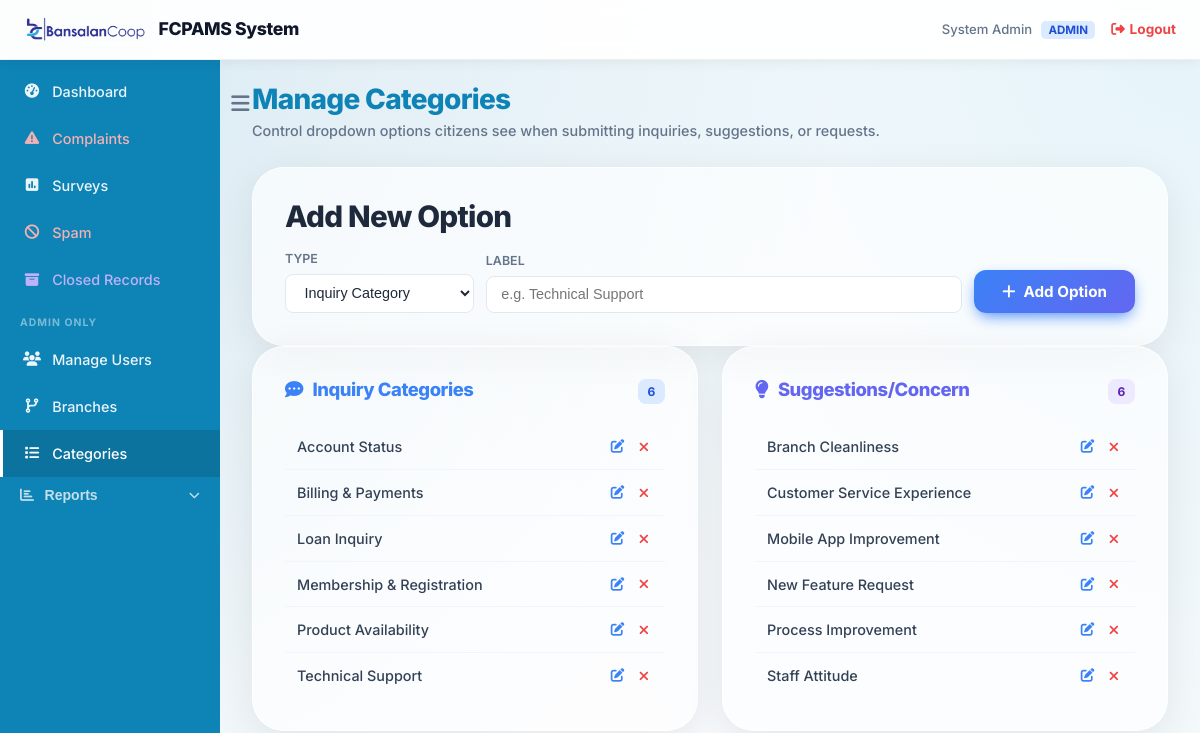
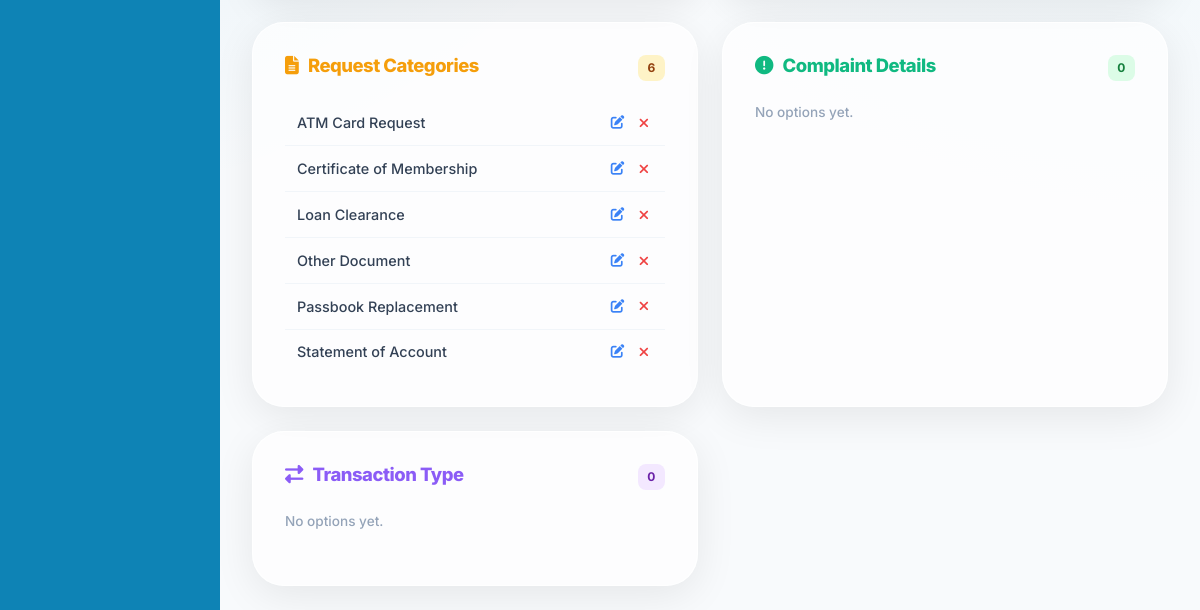
/admin/dropdowns.php (signed in), run on an earlier commit of the app's database (2 pictures, top to bottom).
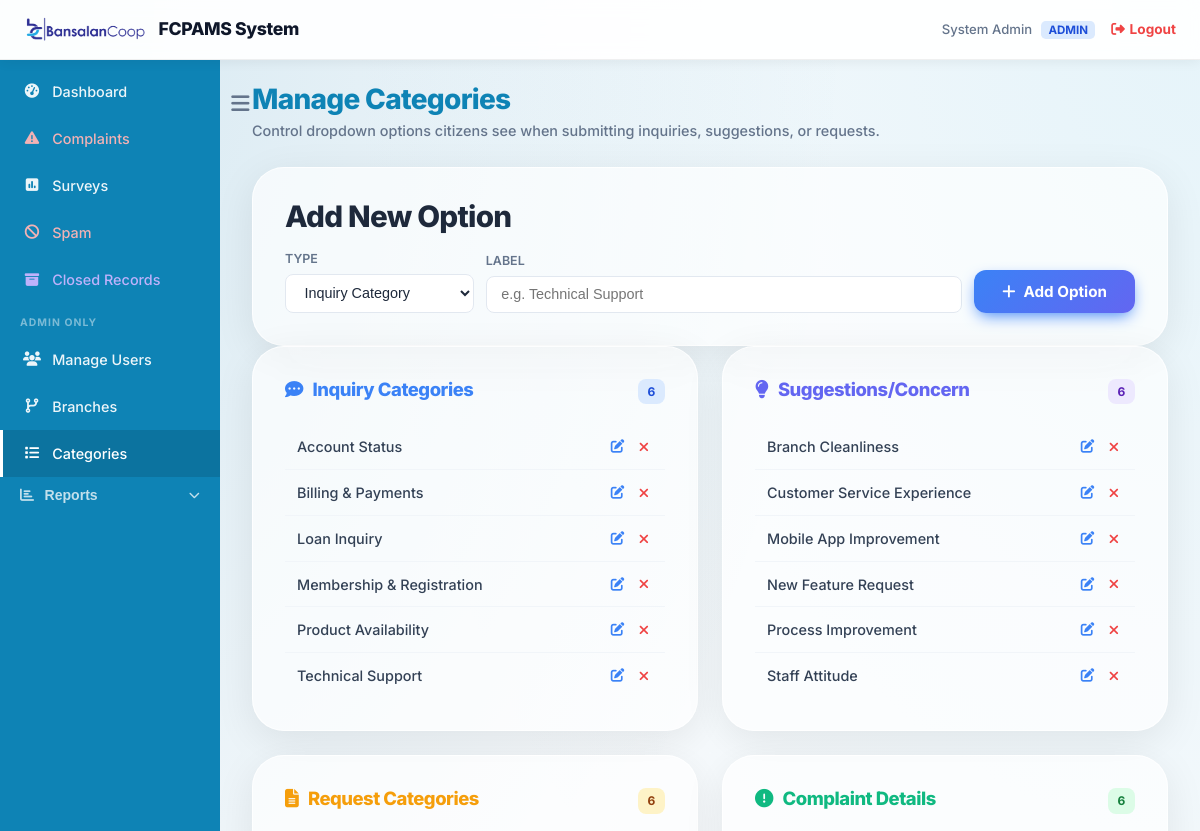
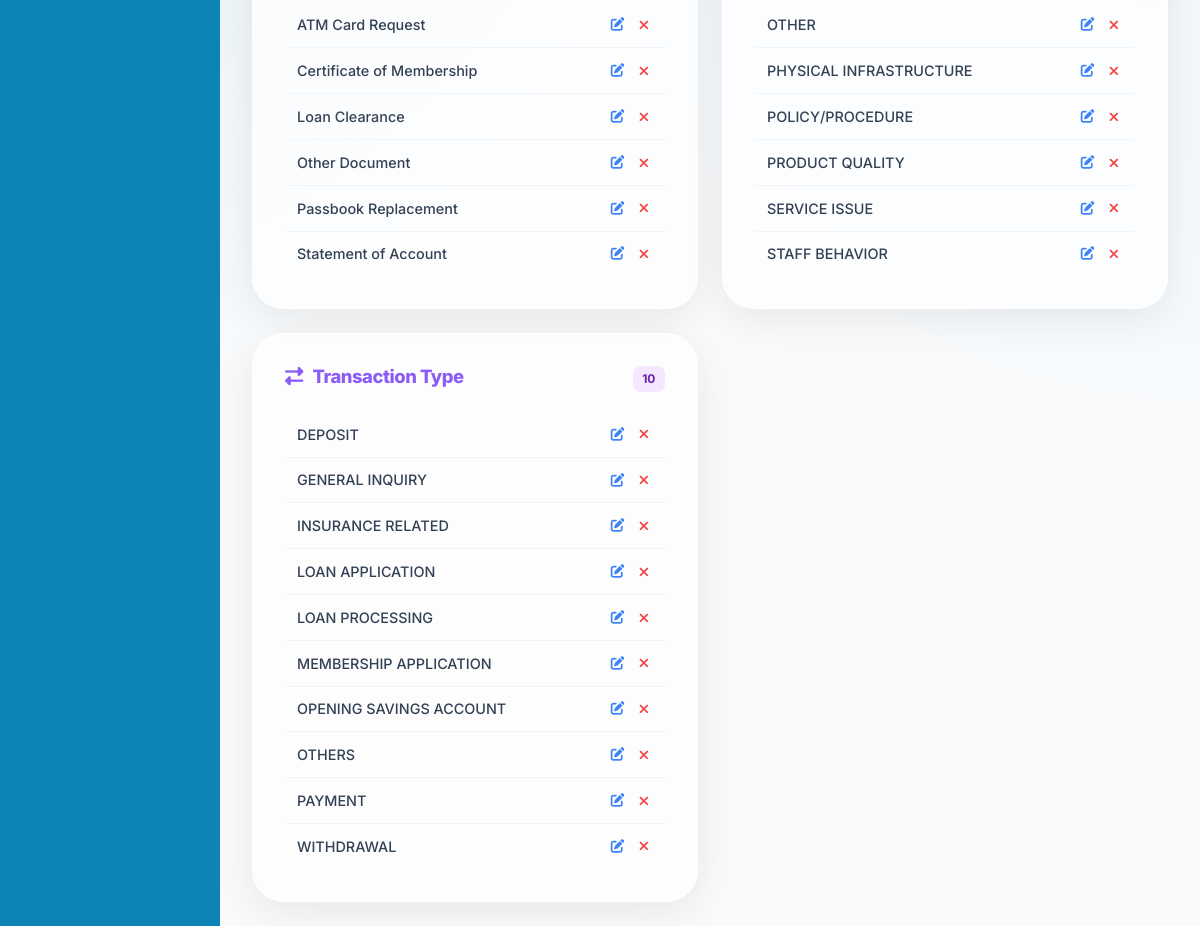
And on a later commit of the database (2 pictures, top to bottom).
### tables this page shows
CREATE TABLE IF NOT EXISTS dropdown_options (
    id INT AUTO_INCREMENT PRIMARY KEY,
    type ENUM('INQUIRY', 'SUGGESTION', 'REQUEST', 'COMPLAINT_DETAIL', 'TRANSACTION_TYPE') NOT NULL,
    label VARCHAR(255) NOT NULL,
    created_at TIMESTAMP DEFAULT CURRENT_TIMESTAMP
);

### admin/dropdowns.php (the view, shortened to what the rows shown need)
<?php
require_once '../config/db.php';
$all_opts = $conn->query("SELECT * FROM dropdown_options ORDER BY type, label");
$inquiry_opts = $suggestion_opts = $request_opts = $complaint_opts = $transaction_opts = [];
while ($o = $all_opts->fetch_assoc()) {
    if ($o['type'] === 'INQUIRY')    $inquiry_opts[]    = $o;
    elseif ($o['type'] === 'SUGGESTION') $suggestion_opts[] = $o;
    elseif ($o['type'] === 'REQUEST')    $request_opts[]    = $o;
    elseif ($o['type'] === 'COMPLAINT_DETAIL') $complaint_opts[] = $o;
    elseif ($o['type'] === 'TRANSACTION_TYPE') $transaction_opts[] = $o;
}
include '../includes/admin_header.php';
include '../includes/admin_sidebar.php';
?>
<div class="fade-in">
    <div style="margin-bottom:1.5rem;">
        <h1 style="font-size:1.75rem;color:#0e83b5;margin-bottom:0.25rem;">Manage Categories</h1>
    </div>
    <div style="display:grid;grid-template-columns:repeat(auto-fit,minmax(320px,1fr));gap:1.5rem;">
        <div class="glass-card" style="margin-bottom:0;display:flex;flex-direction:column;">
            <?php if (empty($inquiry_opts)): ?>
                <p style="color:#94a3b8;font-size:0.85rem;">No options yet.</p>
            <?php else: ?>
            <ul class="opt-list">
                <?php foreach ($inquiry_opts as $o): ?>
                <li>
                    <span class="opt-label"><?php echo htmlspecialchars($o['label']); ?></span>
                    <div style="display:flex;gap:0.4rem;align-items:center;">
                        <button onclick="editOption(<?php echo $o['id']; ?>, '<?php echo addslashes($o['label']); ?>')" style="background:transparent;color:#3b82f6;border:none;cursor:pointer;font-size:0.85rem;padding:0.25rem;transition:transform 0.2s;" onmouseover="this.style.transform='scale(1.2)'" onmouseout="this.style.transform='scale(1)'" title="Edit">
                            <i class="fas fa-edit"></i>
                        </button>
                        <form method="POST" style="display:inline;" onsubmit="return confirm('Delete this option?');">
                            <button type="submit" style="background:transparent;color:#ef4444;border:none;cursor:pointer;font-size:0.85rem;padding:0.25rem;transition:transform 0.2s;" onmouseover="this.style.transform='scale(1.2)'" onmouseout="this.style.transform='scale(1)'" title="Delete">
                                <i class="fas fa-times"></i>
                            </button>
                        </form>
                    </div>
                </li>
                <?php endforeach; ?>
            </ul>
            <?php endif; ?>
        </div>
        <div class="glass-card" style="margin-bottom:0;display:flex;flex-direction:column;">
            <?php if (empty($suggestion_opts)): ?>
                <p style="color:#94a3b8;font-size:0.85rem;">No options yet.</p>
            <?php else: ?>
            <ul class="opt-list">
                <?php foreach ($suggestion_opts as $o): ?>
                <li>
                    <span class="opt-label"><?php echo htmlspecialchars($o['label']); ?></span>
                    <div style="display:flex;gap:0.4rem;align-items:center;">
                        <button onclick="editOption(<?php echo $o['id']; ?>, '<?php echo addslashes($o['label']); ?>')" style="background:transparent;color:#3b82f6;border:none;cursor:pointer;font-size:0.85rem;padding:0.25rem;transition:transform 0.2s;" onmouseover="this.style.transform='scale(1.2)'" onmouseout="this.style.transform='scale(1)'" title="Edit">
                            <i class="fas fa-edit"></i>
                        </button>
                        <form method="POST" style="display:inline;" onsubmit="return confirm('Delete this option?');">
                            <button type="submit" style="background:transparent;color:#ef4444;border:none;cursor:pointer;font-size:0.85rem;padding:0.25rem;transition:transform 0.2s;" onmouseover="this.style.transform='scale(1.2)'" onmouseout="this.style.transform='scale(1)'" title="Delete">
                                <i class="fas fa-times"></i>
                            </button>
                        </form>
                    </div>
                </li>
                <?php endforeach; ?>
            </ul>
            <?php endif; ?>
        </div>
        <div class="glass-card" style="margin-bottom:0;display:flex;flex-direction:column;">
            <?php if (empty($request_opts)): ?>
                <p style="color:#94a3b8;font-size:0.85rem;">No options yet.</p>
            <?php else: ?>
            <ul class="opt-list">
                <?php foreach ($request_opts as $o): ?>
                <li>
                    <span class="opt-label"><?php echo htmlspecialchars($o['label']); ?></span>
                    <div style="display:flex;gap:0.4rem;align-items:center;">
                        <button onclick="editOption(<?php echo $o['id']; ?>, '<?php echo addslashes($o['label']); ?>')" style="background:transparent;color:#3b82f6;border:none;cursor:pointer;font-size:0.85rem;padding:0.25rem;transition:transform 0.2s;" onmouseover="this.style.transform='scale(1.2)'" onmouseout="this.style.transform='scale(1)'" title="Edit">
                            <i class="fas fa-edit"></i>
                        </button>
                        <form method="POST" style="display:inline;" onsubmit="return confirm('Delete this option?');">
                            <button type="submit" style="background:transparent;color:#ef4444;border:none;cursor:pointer;font-size:0.85rem;padding:0.25rem;transition:transform 0.2s;" onmouseover="this.style.transform='scale(1.2)'" onmouseout="this.style.transform='scale(1)'" title="Delete">
                                <i class="fas fa-times"></i>
                            </button>
                        </form>
                    </div>
                </li>
                <?php endforeach; ?>
            </ul>
            <?php endif; ?>
        </div>
        <div class="glass-card" style="margin-bottom:0;display:flex;flex-direction:column;">
            <?php if (empty($complaint_opts)): ?>
                <p style="color:#94a3b8;font-size:0.85rem;">No options yet.</p>
            <?php else: ?>
            <ul class="opt-list">
                <?php foreach ($complaint_opts as $o): ?>
                <li>
                    <span class="opt-label"><?php echo htmlspecialchars($o['label']); ?></span>
                    <div style="display:flex;gap:0.4rem;align-items:center;">
                        <button onclick="editOption(<?php echo $o['id']; ?>, '<?php echo addslashes($o['label']); ?>')" style="background:transparent;color:#3b82f6;border:none;cursor:pointer;font-size:0.85rem;padding:0.25rem;transition:transform 0.2s;" onmouseover="this.style.transform='scale(1.2)'" onmouseout="this.style.transform='scale(1)'" title="Edit">
                            <i class="fas fa-edit"></i>
                        </button>
                        <form method="POST" style="display:inline;" onsubmit="return confirm('Delete this option?');">
                            <button type="submit" style="background:transparent;color:#ef4444;border:none;cursor:pointer;font-size:0.85rem;padding:0.25rem;transition:transform 0.2s;" onmouseover="this.style.transform='scale(1.2)'" onmouseout="this.style.transform='scale(1)'" title="Delete">
                                <i class="fas fa-times"></i>
                            </button>
                        </form>
                    </div>
                </li>
                <?php endforeach; ?>
            </ul>
            <?php endif; ?>
        </div>
        <div class="glass-card" style="margin-bottom:0;display:flex;flex-direction:column;">
            <?php if (empty($transaction_opts)): ?>
                <p style="color:#94a3b8;font-size:0.85rem;">No options yet.</p>
            <?php else: ?>
            <ul class="opt-list">
                <?php foreach ($transaction_opts as $o): ?>
                <li>
                    <span class="opt-label"><?php echo htmlspecialchars($o['label']); ?></span>
                    <div style="display:flex;gap:0.4rem;align-items:center;">
                        <button onclick="editOption(<?php echo $o['id']; ?>, '<?php echo addslashes($o['label']); ?>')" style="background:transparent;color:#3b82f6;border:none;cursor:pointer;font-size:0.85rem;padding:0.25rem;transition:transform 0.2s;" onmouseover="this.style.transform='scale(1.2)'" onmouseout="this.style.transform='scale(1)'" title="Edit">
                            <i class="fas fa-edit"></i>
                        </button>
                        <form method="POST" style="display:inline;" onsubmit="return confirm('Delete this option?');">
                            <button type="submit" style="background:transparent;color:#ef4444;border:none;cursor:pointer;font-size:0.85rem;padding:0.25rem;transition:transform 0.2s;" onmouseover="this.style.transform='scale(1.2)'" onmouseout="this.style.transform='scale(1)'" title="Delete">
                                <i class="fas fa-times"></i>
                            </button>
                        </form>
                    </div>
                </li>
                <?php endforeach; ?>
            </ul>
            <?php endif; ?>
        </div>
    </div>
</div>
<?php include '../includes/admin_footer.php'; ?>

What changed in the data, as far as the page shows it:
added dropdown_options: label "OTHER", shown under "Complaint Details"
added dropdown_options: label "PHYSICAL INFRASTRUCTURE", shown under "Complaint Details"
added dropdown_options: label "POLICY/PROCEDURE", shown under "Complaint Details"
added dropdown_options: label "PRODUCT QUALITY", shown under "Complaint Details"
added dropdown_options: label "SERVICE ISSUE", shown under "Complaint Details"
added dropdown_options: label "STAFF BEHAVIOR", shown under "Complaint Details"
added dropdown_options: label "DEPOSIT", shown under "Transaction Type"
added dropdown_options: label "GENERAL INQUIRY", shown under "Transaction Type"
added dropdown_options: label "INSURANCE RELATED", shown under "Transaction Type"
added dropdown_options: label "LOAN APPLICATION", shown under "Transaction Type"
added dropdown_options: label "LOAN PROCESSING", shown under "Transaction Type"
added dropdown_options: label "MEMBERSHIP APPLICATION", shown under "Transaction Type"
added dropdown_options: label "OPENING SAVINGS ACCOUNT", shown under "Transaction Type"
added dropdown_options: label "OTHERS", shown under "Transaction Type"
added dropdown_options: label "PAYMENT", shown under "Transaction Type"
added dropdown_options: label "WITHDRAWAL", shown under "Transaction Type"
Also different on the page:
count($complaint_opts): "0" → "6"
count($transaction_opts): "0" → "10"
text no longer shown: "No options yet. No options yet."
